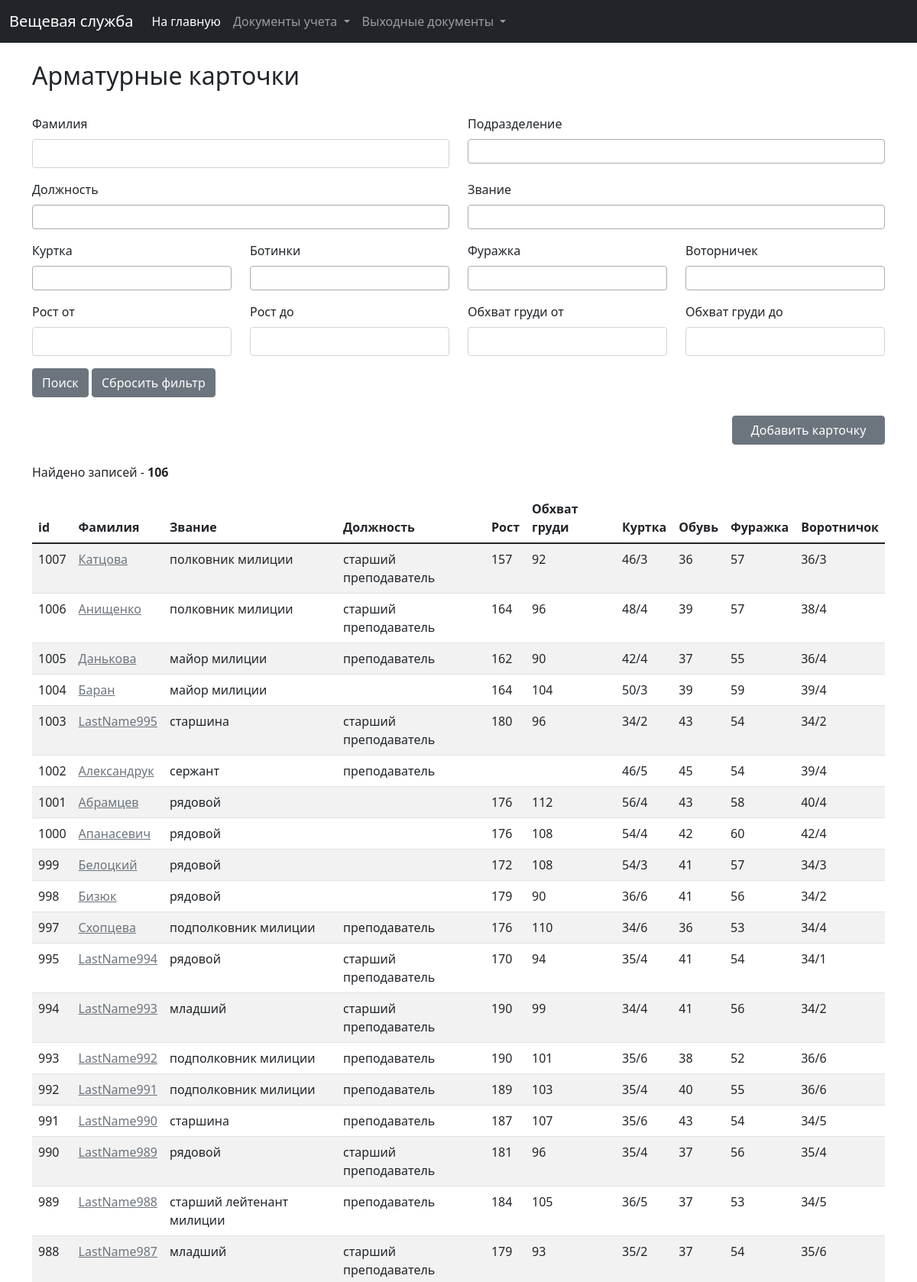
/clothing/cards (upper part), run on the app's committed database.
### clothing/models.py (models this page shows, shortened)
class Card(models.Model):
    employee = models.ForeignKey(Employee, on_delete=models.CASCADE, verbose_name="Сотрудник/курсант")
    norm = models.ForeignKey(Norm, on_delete=models.CASCADE, verbose_name="Норма")
    growth = models.IntegerField(verbose_name="Рост", blank=True, null=True)
    bust = models.IntegerField(verbose_name="Обхват груди", blank=True, null=True)
    jacket = models.ForeignKey(Dimensions, on_delete=models.SET_NULL, verbose_name="Куртка", blank=True, null=True)
    shoes = models.ForeignKey(ShoesDimensions, on_delete=models.SET_NULL, verbose_name="Обувь", blank=True, null=True)
    cap = models.ForeignKey(CapDimensions, on_delete=models.SET_NULL, verbose_name="Фуражка", blank=True, null=True)
    collar = models.ForeignKey(Dimensions, on_delete=models.SET_NULL, verbose_name="Воротничок", related_name="collar",
                               blank=True, null=True)
    clothes = models.ManyToManyField(Clothes, verbose_name="Имущество", through='ClothesInCard', blank=True)
    created_at = models.DateTimeField(verbose_name="Дата и время создания", auto_created=True, blank=True, null=True)
    last_modified = models.DateTimeField(verbose_name="Дата и время последнего изменения", auto_now=True, blank=True,
                                         null=True)
    class Meta:
        ordering = ('-id',)
        verbose_name = 'Арматурная карточка'
        verbose_name_plural = 'Арматурные карточки'

class Employee(models.Model):
    last_name = models.CharField(verbose_name="Фамилия", max_length=30)
    first_name = models.CharField(verbose_name="Имя", max_length=30)
    patronymic = models.CharField(verbose_name="Отчество", max_length=30)
    subdivision = models.ForeignKey(Subdivision, on_delete=models.SET_NULL, verbose_name="Подразделение", blank=True,
                                    null=True)
    sex = models.IntegerField(choices=SEX, verbose_name="Пол", blank=True, null=True, default=1)
    kind = models.IntegerField(choices=EMPLOYEE_KIND, verbose_name="Тип сотрудника")
    rank = models.ForeignKey(Rank, on_delete=models.CASCADE, verbose_name="Звание", blank=True, null=True)
    position = models.ForeignKey(Position, on_delete=models.SET_NULL, verbose_name="Должность", blank=True, null=True)
    is_on_decree = models.BooleanField(verbose_name="В декрете", default=False)
    decree_start = models.DateField(verbose_name="Начало декрета", blank=True, null=True)
    decree_finish = models.DateField(verbose_name="Окончание декрета", blank=True, null=True)
    date_of_birth = models.DateField(verbose_name="Дата рождения", blank=True, null=True)
    last_modified = models.DateTimeField(verbose_name="Дата и время последнего редактирования", auto_now=True)
    def __str__(self):
        return self.last_name
    class Meta:
        ordering = ('-id',)
        verbose_name = 'Сотрудник'
        verbose_name_plural = 'Сотрудники'

class Rank(models.Model):
    rank = models.CharField(verbose_name="Звание", max_length=50)
    created_at = models.DateTimeField(verbose_name="Дата и время создания", auto_created=True, blank=True, null=True)
    last_modified = models.DateTimeField(verbose_name="Дата и время последнего изменения", auto_now=True, blank=True,
                                         null=True)
    def __str__(self):
        return self.rank
    class Meta:
        ordering = ('id',)
        verbose_name = 'Звание'
        verbose_name_plural = 'Звания'

class Position(models.Model):
    position = models.CharField(verbose_name="Должность", max_length=255)
    created_at = models.DateTimeField(verbose_name="Дата и время создания", auto_created=True, blank=True, null=True)
    last_modified = models.DateTimeField(verbose_name="Дата и время последнего изменения", auto_now=True, blank=True,
                                         null=True)
    def __str__(self):
        return self.position
    class Meta:
        ordering = ('position',)
        verbose_name = 'Должность'
        verbose_name_plural = 'Должности'

class Dimensions(models.Model):
    dimension = models.CharField(max_length=20, verbose_name="Размер")
    def __str__(self):
        return self.dimension
    class Meta:
        ordering = ('dimension',)
        verbose_name = 'Размер (куртки)'
        verbose_name_plural = 'Размеры (куртки)'

class ShoesDimensions(models.Model):
    shoes_dimension = models.CharField(max_length=20, verbose_name="Размер обуви")
    def __str__(self):
        return self.shoes_dimension
    class Meta:
        ordering = ('shoes_dimension',)
        verbose_name = 'Размер (обуви)'
        verbose_name_plural = 'Размеры (обуви)'

class CapDimensions(models.Model):
    cap_dimension = models.CharField(max_length=20, verbose_name="Размер фуражки")
    def __str__(self):
        return self.cap_dimension
    class Meta:
        ordering = ('cap_dimension',)
        verbose_name = 'Размер (фуражки)'
        verbose_name_plural = 'Размеры (фуражки)'

### clothing/views.py (the view)
# urls.py: path('cards', views.card_list, name='card_list'),
def card_list(request):
    f = CardFilter(request.GET, queryset=Card.objects.all())
    paginator = Paginator(f.qs, 50)
    page = request.GET.get('page')
    cards_list = paginator.get_page(page)
    card_form = CardForm()
    return render(request, 'clothing/card/card_list.html',
                  {'list': cards_list, 'card_form': card_form, 'filter': f})

### clothing/forms.py
class CardForm(ModelForm):
    class Meta:
        model = Card
        fields = '__all__'

### clothing/models.py (called while the page is built)
    def __str__(self):
        return self.subdivision_name

    def __str__(self):
        return self.norm_title

### clothing/templatetags/url_replace.py (called while the page is built)
@register.simple_tag
def url_replace(request, field, value):
    d = request.GET.copy()
    d[field] = value
    return d.urlencode()

### clothing/templates/clothing/card/card_list.html (shortened to what this page needs)
{% extends 'base_list.html' %}
{% load widget_tweaks %}
{% load static %}
{% block list_title %}Арматурные карточки{% endblock %}
{% block filters %}
    <form action="{% url 'clothing:card_list' %}">
        <div class="row">
            <div class="col-md-6">
                <div class="mb-3">
                    <label class="form-label">Фамилия</label>
                    {% render_field filter.form.last_name class+="form-control" %}
                </div>
            </div>
            <div class="col-md-6">
                <div class="mb-3">
                    <label class="form-label">Подразделение</label>
                </div>
            </div>
        </div>
        <div class="row">
            <div class="col-md-6">
                <div class="mb-3">
                    <label class="form-label">Должность</label>
                </div>
            </div>
            <div class="col-md-6">
                <div class="mb-3">
                    <label class="form-label">Звание</label>
                </div>
            </div>
        </div>
        <div class="row">
            <div class="col-md-3">
                <div class="mb-3">
                    <label class="form-label">Куртка</label>
                </div>
            </div>
            <div class="col-md-3">
                <div class="mb-3">
                    <label class="form-label">Ботинки</label>
                </div>
            </div>
            <div class="col-md-3">
                <div class="mb-3">
                    <label class="form-label">Фуражка</label>
                </div>
            </div>
            <div class="col-md-3">
                <div class="mb-3">
                    <label class="form-label">Воторничек</label>
                </div>
            </div>
        </div>
        <div class="row">
            <div class="col-md-3">
                <div class="mb-3">
                    <label class="form-label">Рост от</label>
                    {% render_field filter.form.growth_from class+="form-control" %}
                </div>
            </div>
            <div class="col-md-3">
                <div class="mb-3">
                    <label class="form-label">Рост до</label>
                    {% render_field filter.form.growth_till class+="form-control" %}
                </div>
            </div>
            <div class="col-md-3">
                <div class="mb-3">
                    <label class="form-label">Обхват груди от</label>
                    {% render_field filter.form.bust_from class+="form-control" %}
                </div>
            </div>
            <div class="col-md-3">
                <div class="mb-3">
                    <label class="form-label">Обхват груди до</label>
                    {% render_field filter.form.bust_till class+="form-control" %}
                </div>
            </div>
        </div>
        <button type="submit" class="btn btn-secondary">Поиск</button>
        <a href="{% url 'clothing:card_list' %}" class="btn btn-secondary">Сбросить фильтр</a>
    </form>
{% endblock %}
{% block add_button %}
    <a href="#card_add_data_form" data-bs-toggle="modal" class="btn btn-secondary"
       style="display: block; margin-left:auto; width: 200px;">Добавить карточку</a>
{% endblock %}
{% block list %}
    <table class="table table-striped table-hover">
        <thead>
        <tr>
            <th scope="col">id</th>
            <th scope="col">Фамилия</th>
            <th scope="col">Звание</th>
            <th scope="col">Должность</th>
            <th scope="col">Рост</th>
            <th scope="col">Обхват груди</th>
            <th scope="col">Куртка</th>
            <th scope="col">Обувь</th>
            <th scope="col">Фуражка</th>
            <th scope="col">Воротничок</th>
        </tr>
        </thead>
        <tbody>
        {% for card in list %}
            <tr>
                <td>{{ card.id }}</td>
                <td><a href="{% url 'clothing:get_card' card.id %}"
                       class="link-secondary">{{ card.employee.last_name|default_if_none:"Нет данных" }}</a>
                </td>
                <td>{{ card.employee.rank|default_if_none:"" }}</td>
                <td>{{ card.employee.position|default_if_none:"" }}</td>
                <td>{{ card.growth|default_if_none:"" }}</td>
                <td>{{ card.bust|default_if_none:"" }}</td>
                <td>{{ card.jacket|default_if_none:"" }}</td>
                <td>{{ card.shoes|default_if_none:"" }}</td>
                <td>{{ card.cap|default_if_none:"" }}</td>
                <td>{{ card.collar|default_if_none:"" }}</td>
            </tr>
        {% endfor %}
        </tbody>
    </table>
{% endblock %}

### data on the page
Card: id "1007", employee.last_name "Катцова", employee.rank "полковник милиции", employee.position "старший преподаватель", growth "157", bust "92", jacket "46/3", shoes "36", cap "57", collar "36/3"
Card: id "1006", employee.last_name "Анищенко", employee.rank "полковник милиции", employee.position "старший преподаватель", growth "164", bust "96", jacket "48/4", shoes "39", cap "57", collar "38/4"
Card: id "1005", employee.last_name "Данькова", employee.rank "майор милиции", employee.position "преподаватель", growth "162", bust "90", jacket "42/4", shoes "37", cap "55", collar "36/4"
Card: id "1004", employee.last_name "Баран", employee.rank "майор милиции", growth "164", bust "104", jacket "50/3", shoes "39", cap "59", collar "39/4"
Card: id "1003", employee.last_name "LastName995", employee.rank "старшина", employee.position "старший преподаватель", growth "180", bust "96", jacket "34/2", shoes "43", cap "54", collar "34/2"
Card: id "1002", employee.last_name "Александрук", employee.rank "сержант", employee.position "преподаватель", jacket "46/5", shoes "45", cap "54", collar "39/4"
Card: id "1001", employee.last_name "Абрамцев", employee.rank "рядовой", growth "176", bust "112", jacket "56/4", shoes "43", cap "58", collar "40/4"
Card: id "1000", employee.last_name "Апанасевич", employee.rank "рядовой", growth "176", bust "108", jacket "54/4", shoes "42", cap "60", collar "42/4"
Card: id "999", employee.last_name "Белоцкий", employee.rank "рядовой", growth "172", bust "108", jacket "54/3", shoes "41", cap "57", collar "34/3"
Card: id "998", employee.last_name "Бизюк", employee.rank "рядовой", growth "179", bust "90", jacket "36/6", shoes "41", cap "56", collar "34/2"
Card: id "997", employee.last_name "Схопцева", employee.rank "подполковник милиции", employee.position "преподаватель", growth "176", bust "110", jacket "34/6", shoes "36", cap "53", collar "34/4"
Card: id "995", employee.last_name "LastName994", employee.rank "рядовой", employee.position "старший преподаватель", growth "170", bust "94", jacket "35/4", shoes "41", cap "54", collar "34/1"
Card: id "994", employee.last_name "LastName993", employee.rank "младший", employee.position "старший преподаватель", growth "190", bust "99", jacket "34/4", shoes "41", cap "56", collar "34/2"
Card: id "993", employee.last_name "LastName992", employee.rank "подполковник милиции", employee.position "преподаватель", growth "190", bust "101", jacket "35/6", shoes "38", cap "52", collar "36/6"
Card: id "992", employee.last_name "LastName991", employee.rank "подполковник милиции", employee.position "преподаватель", growth "189", bust "103", jacket "35/4", shoes "40", cap "55", collar "36/6"
Card: id "991", employee.last_name "LastName990", employee.rank "старшина", employee.position "преподаватель", growth "187", bust "107", jacket "35/6", shoes "43", cap "54", collar "34/5"
Card: id "990", employee.last_name "LastName989", employee.rank "рядовой", employee.position "старший преподаватель", growth "181", bust "96", jacket "35/4", shoes "37", cap "56", collar "35/4"
Card: id "989", employee.last_name "LastName988", employee.rank "старший лейтенант милиции", employee.position "преподаватель", growth "184", bust "105", jacket "36/5", shoes "37", cap "53", collar "34/5"
Card: id "988", employee.last_name "LastName987", employee.rank "младший", employee.position "старший преподаватель", growth "179", bust "93", jacket "35/2", shoes "37", cap "54", collar "35/6"

### other printed values
{{ filter.qs|length }} "106"
